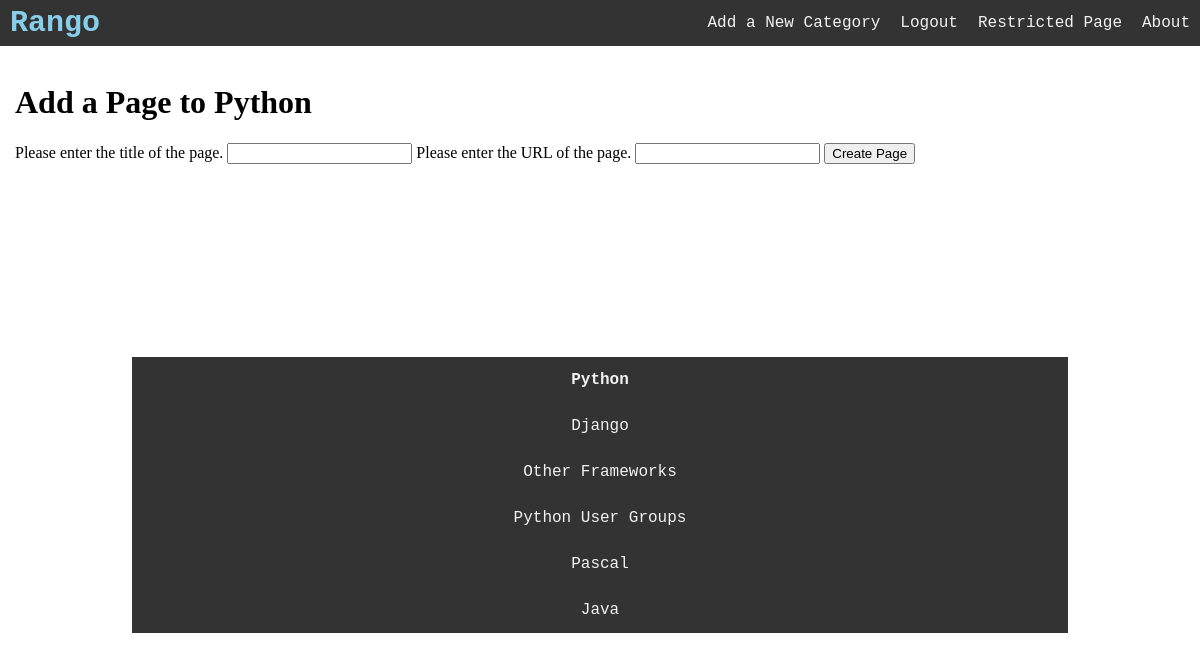
/rango/category/python/add_page/ (signed in), run on the app's committed database.
### rango/models.py (models this page shows, shortened)
class Category(models.Model):
    name = models.CharField(max_length=128, unique=True)
    views = models.IntegerField(default=0)
    likes = models.IntegerField(default=0)
    slug = models.SlugField(blank=True, unique=True)
    class Meta:
        verbose_name_plural = 'categories'

### rango/views.py (the view, shortened to what this page needs)
# urls.py: url(r'^category/(?P<category_name_slug>[\w\-]+)/add_page/$', views.add_page, name='add_page'),
@login_required
def add_page(request, category_name_slug):
    try:
        category = Category.objects.get(slug=category_name_slug)
    except Category.DoesNotExist:
        category = None
    form = PageForm()
    context_dict = {'form': form, 'category': category}
    return render(request, 'rango/add_page.html', context_dict)

### rango/forms.py (shortened to what this page needs)
class PageForm(forms.ModelForm):
    title = forms.CharField(max_length=128, help_text="Please enter the title of the page.")
    url = forms.URLField(max_length=200, help_text="Please enter the URL of the page.")
    views = forms.IntegerField(widget=forms.HiddenInput(), initial=0)
    class Meta:
        model = Page
        exclude = ('category',)

### rango/templatetags/rango_template_tags.py (called while the page is built)
@register.inclusion_tag('rango/cats.html')
def get_category_list(cat=None):
    return {'cats': Category.objects.all(),
            'act_cat': cat}

### templates/rango/add_page.html (shortened to what this page needs)
﻿{% extends 'rango/base.html' %}
{% load staticfiles %}
{% block body_block %}
                {% if category %}
        <h1>Add a Page to {{category.name}}</h1>
        <div>
            <form id="page_form" method="post" action="/rango/category/{{ category.slug }}/add_page/">
                {% for field in form.visible_fields %}
                    {{ field.help_text }}
                    {{ field }}
                {% endfor %}
                <input type="submit" name="submit" value="Create Page" />
            </form>
                {% else %}
                    The specified category does not exist!
                {% endif%}
        </div>
{% endblock %}

### templates/rango/cats.html
<div class="catbar">
{% if cats %}
	{% for c in cats %}
        {% if c == act_cat %}
		<strong>
			<a href="{% url 'show_category' c.slug %}">{{ c.name }}</a>
		</strong>
        {% else %}
            <a href="{% url 'show_category' c.slug %}">{{ c.name }}</a>
        {% endif %}
	{% endfor %}
{% else %}
    <li><strong>There are no categories present.</strong></li>
{% endif %}
</div>

### static/css/stylesheet.css (style rules this page uses)
body { box-sizing: border-box; margin:0; font-family: Trebuchet MS; }
.catbar { overflow: hidden; background-color: #333; position: static; width: 80%; top: 5%; margin: 10%; }
.catbar a { font-family: Courier New; float: none; display: block; color: #f2f2f2; text-align: center; font-size: 16px; padding: 14px 10px; text-decoration: none; }

### data on the page
Category: name "Python"
Category: name "Django"
Category: name "Other Frameworks"
Category: name "Python User Groups"
Category: name "Pascal"
Category: name "Java"

### other printed values
{{ field.help_text }} "Please enter the title of the page." "Please enter the URL of the page."
